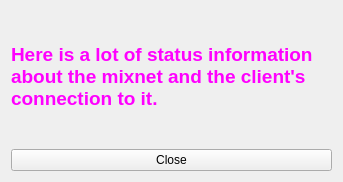
<?xml version="1.0" encoding="UTF-8"?>
<ui version="4.0">
 <class>Status</class>
 <widget class="QWidget" name="Status">
  <property name="geometry">
   <rect>
    <x>0</x>
    <y>0</y>
    <width>343</width>
    <height>182</height>
   </rect>
  </property>
  <property name="windowTitle">
   <string>Mixnet status</string>
  </property>
  <layout class="QVBoxLayout" name="verticalLayout">
   <item>
    <widget class="QLabel" name="labelStatus">
     <property name="text">
      <string>&lt;html&gt;&lt;head/&gt;&lt;body&gt;&lt;p&gt;&lt;span style=&quot; font-size:14pt; font-weight:700; color:#ff00ff;&quot;&gt;Here is a lot of status information about the mixnet and the client's connection to it.&lt;/span&gt;&lt;/p&gt;&lt;/body&gt;&lt;/html&gt;</string>
     </property>
     <property name="textFormat">
      <enum>Qt::TextFormat::RichText</enum>
     </property>
     <property name="scaledContents">
      <bool>false</bool>
     </property>
     <property name="wordWrap">
      <bool>true</bool>
     </property>
    </widget>
   </item>
   <item>
    <widget class="QPushButton" name="pushButton">
     <property name="text">
      <string>Close</string>
     </property>
    </widget>
   </item>
  </layout>
 </widget>
 <resources/>
 <connections/>
</ui>
